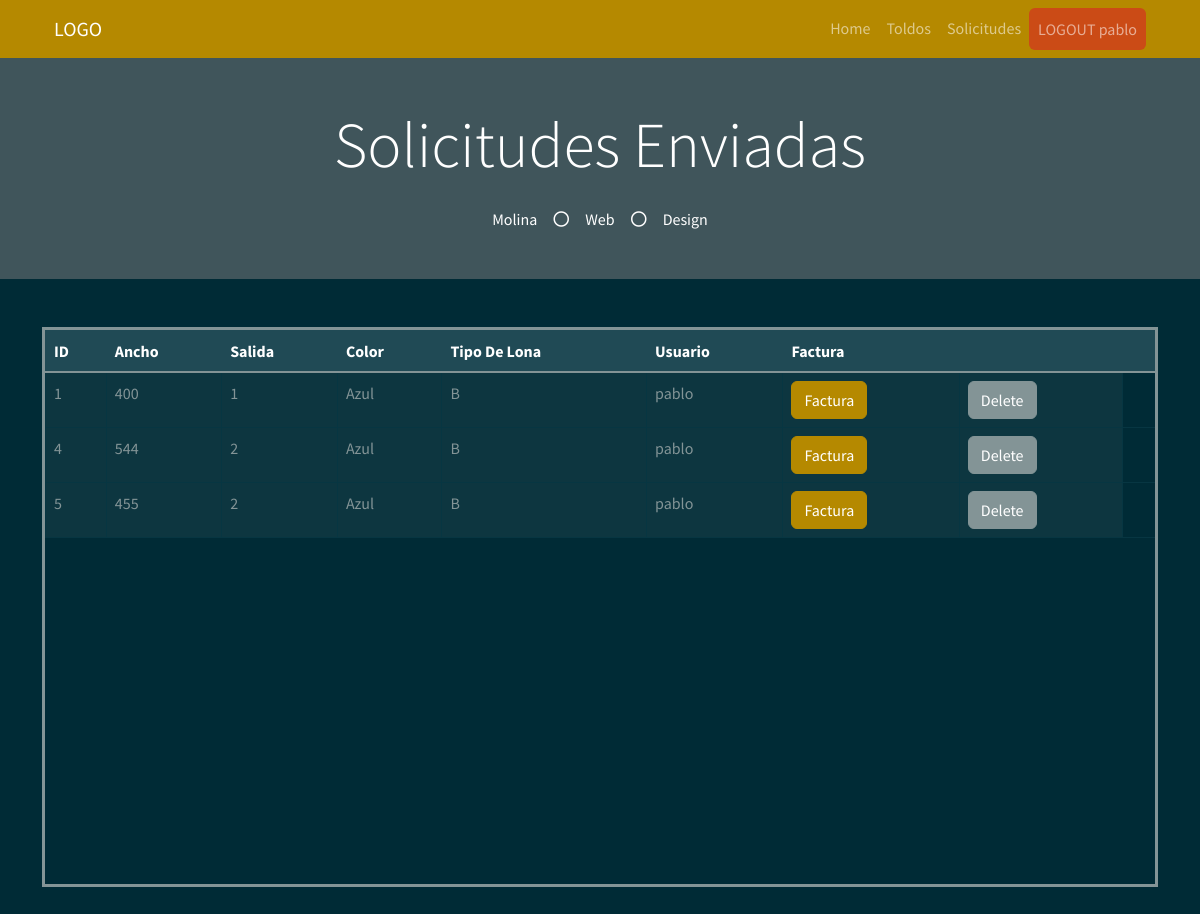
The app's page /solicitudes (signed in) with its own data.
### myapp/models.py (models this page shows)
    class PresupuestoToldo(db.Model):
        __tablename__ = "PresupuestoToldo"  # Nombre de la tabla que se crea
        PresupuestoToldo_id = db.Column("presupuestoToldo_id", db.Integer, Sequence(
            'presupuestoToldo_id_seq'),  primary_key=True)
        Ancho = db.Column(db.String(20))
        Salida = db.Column(db.Integer)
        Color = db.Column(db.String(30))
        TipoLona = db.Column(db.String(30))
        Usu = db.Column(db.String(30))

### myapp/views.py (the view)
    @app.route("/solicitudes", methods=["GET", "POST"])
    def solicitudes():
        usuario = session['usuario']
        usu = usuario
        list_solicitud = db_access["list_solicitudes_filter"]
        solicitudes = list_solicitud(usu)
        return render_template("user/solicitudes.html", solicitudes=solicitudes, usu=usu)

### myapp/templates/user/solicitudes.html (shortened to what this page needs)
<!DOCTYPE html>
<html>
<head>
    <link href="https://cdn.jsdelivr.net/npm/bootstrap@5.1.3/dist/css/bootstrap.min.css" rel="stylesheet"
>
    <link rel="stylesheet" href="../static/style/bootstrap.min(8).css">
</head>
<body>
    {% include 'includes/navbar_user.html' %}
    <div class="jumbotron jumbotron-fluid bg-jumbotron" style=" background-color: rgba(128, 128, 128, 0.5);">
        <div class="container text-center py-5">
            <h3 class="text-white display-3 mb-4">Solicitudes Enviadas</h3>
            <div class="d-inline-flex align-items-center text-white">
                <p class="m-0">Molina</p>
                <i class="far fa-circle px-3"></i>
                <p class="m-0">Web</p>
                <i class="far fa-circle px-3"></i>
                <p class="m-0">Design</p>
            </div>
        </div>
    </div>
    <div class="container my-5">
        <div style=" overflow:auto;  height: 70vh; border-style: solid;">
            <table class="table table-bordered mx-auto">
                <thead class="table-dark">
                    <tr class="table-active">
                        <th>ID</th>
                        <th>Ancho</th>
                        <th>Salida</th>
                        <th>Color</th>
                        <th>Tipo De Lona</th>
                        <th>Usuario</th>
                        <th>Factura</th>
                        <th></th>
                        <th></th>
                    </tr>
                </thead>
                <tbody>
                    {% for solicitud in solicitudes %}
                    <tr>
                        <td> {{ solicitud.PresupuestoToldo_id }} </td>
                        <td> {{ solicitud.Ancho }} </td>
                        <td> {{ solicitud.Salida }} </td>
                        <td> {{ solicitud.Color }} </td>
                        <td> {{ solicitud.TipoLona }} </td>
                        <td> {{ solicitud.Usu }} </td>
                        <td><a class="btn btn-primary"
                            href="/download_pdf_usu/{{solicitud.PresupuestoToldo_id}}">Factura</a></td>
                        <form action="/delete_solicitud_user/{{solicitud.PresupuestoToldo_id}}" method="POST"
                            id="deletForm">
                            <td><input type="submit" value="Delete" class="btn btn-secondary" /></td>
                        </form>
                    </tr>
                    {% endfor %}
                </tbody>
            </table>
        </div>
    </div>
</body>
</html>

### records on screen
PresupuestoToldo: PresupuestoToldo_id "1", Ancho "400", Salida "1", Color "Azul", TipoLona "B", Usu "pablo"
PresupuestoToldo: PresupuestoToldo_id "4", Ancho "544", Salida "2", Color "Azul", TipoLona "B", Usu "pablo"
PresupuestoToldo: PresupuestoToldo_id "5", Ancho "455", Salida "2", Color "Azul", TipoLona "B", Usu "pablo"

### other values on screen
{{ usu }} "pablo"
